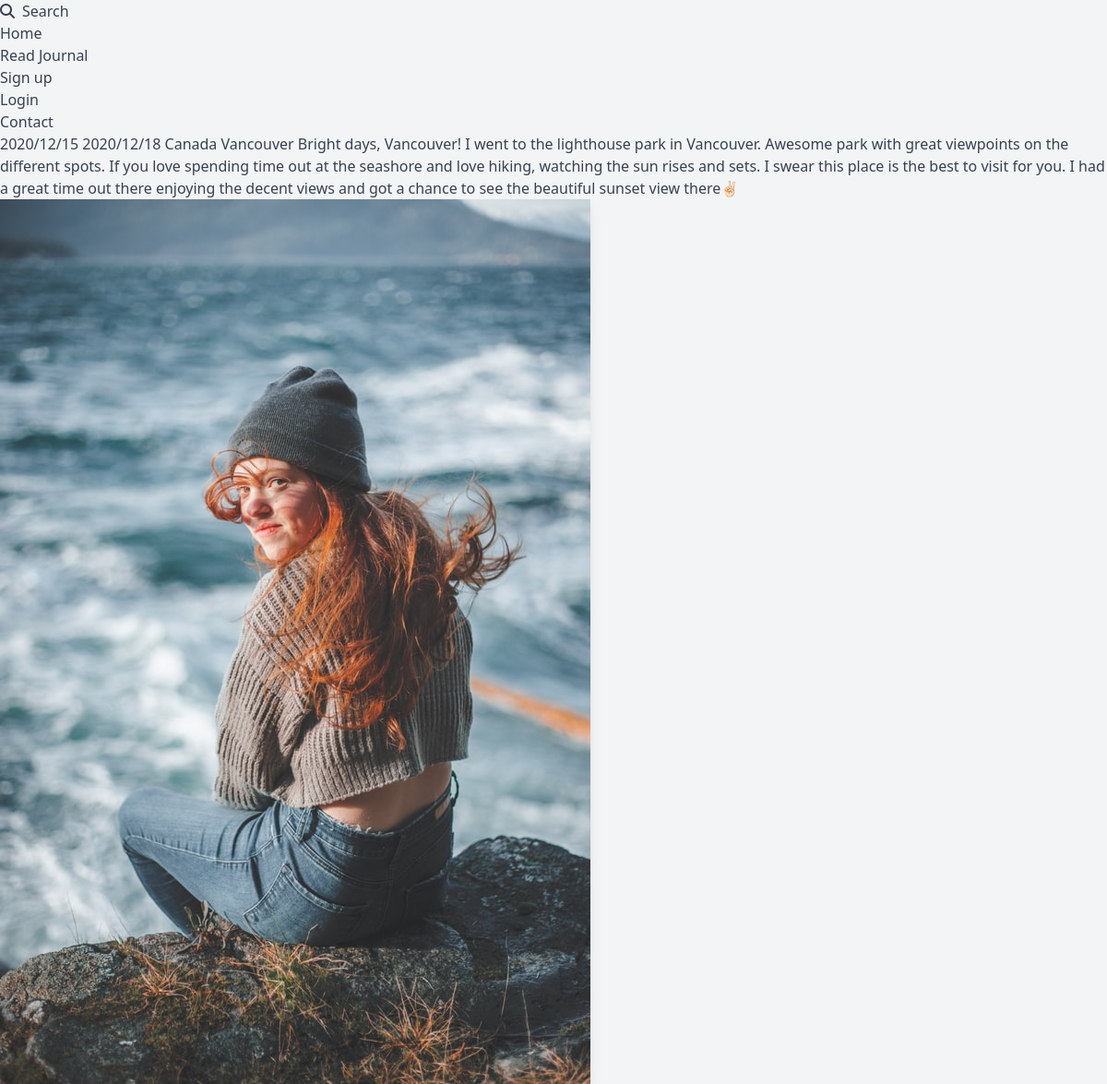
Page /journal on the committed database.
### flaskr/models.py (models this page shows, shortened)
class Journal(db.Model):
    __tablename__ = 'journals'
    id = db.Column(db.Integer, primary_key=True)
    from_user_id = db.Column(
        db.Integer, db.ForeignKey('users.id'), index=True
    )
    start_date = db.Column(db.DateTime, default=datetime.strftime(datetime.today(), '%Y/%m/%d'))
    end_date = db.Column(db.DateTime, default=datetime.strftime(datetime.today(), '%Y/%m/%d'))
    country = db.Column(db.String(128))
    city = db.Column(db.String(128))
    title = db.Column(db.String(128))
    comment = db.Column(db.Text)
    picture_path = db.Column(db.Text)

### flaskr/journal/views.py (the view, shortened to what this page needs)
@journal_bp.route('', methods=['GET', 'POST'])
def journal():
    users = User.query.all()
    journals = Journal.query.all()
    comments = Comment.query.all()
    like_journals = LikeJournal.query.all()
    user_id = current_user.get_id()
    user = User.select_user_by_id(user_id)
    form = LikeJournalForm(request.form)
    form_c = CommentForm(request.form)
    if request.method == 'POST' and form_c.validate():
        new_comment = Comment(user_id, form_c.to_journal_id.data, form_c.comment.data)
        with db.session.begin(subtransactions=True):
            new_comment.create_comment()
        db.session.commit()
        flash("Your comment has been added!", "success")
    return render_template('journal/journal.html',  user=user, journals=journals, comments=comments, like_journals=like_journals, form=form, form_c=form_c)

### flaskr/models.py (called while the page is built)
    @classmethod
    def select_user_by_id(cls, id):
        return cls.query.get(id)

### flaskr/templates/journal/journal.html
{% from "/_formhelpers.html" import render_field %}
{% extends "/base.html" %}
{% block content %}
{% block header %}
{{ super() }}
{% endblock %}
{% for journal in journals %}
{{ journal.start_date.strftime('%Y/%m/%d') }}
{{ journal.end_date.strftime('%Y/%m/%d') }}
{{ journal.country }}
{{ journal.city }}
{{ journal.title }}
{{ journal.comment }}
<img src="{{ url_for('static', filename=journal.picture_path) }}" class="transform-scale shadow-lg">
{% endfor %}
{% endblock %}

### rows in the picture
Journal: start_date "2020/12/15", end_date "2020/12/18", country "Canada", city "Vancouver", title "Bright days, Vancouver!", comment "I went to the lighthouse park in Vancouver. Awesome park with great viewpoints on the different spots. If you love spending time out at the seashore and love hiking, watching the sun rises and sets. I swear this place is the best to visit for you. I had a great time out there enjoying the decent views and got a chance to see the beautiful sunset view there✌🏻", picture_path (picture)
